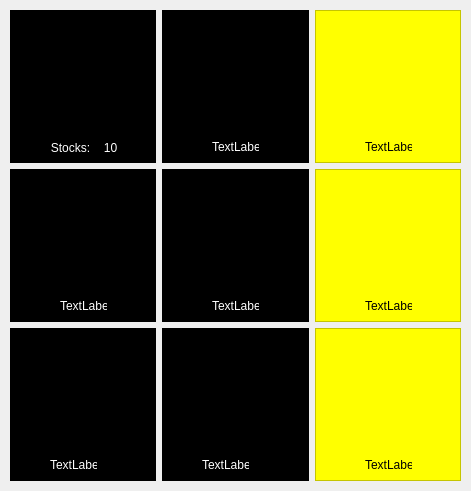
     <widget class="QWidget" name="widget_5" native="true">
      <property name="geometry">
       <rect>
        <x>290</x>
        <y>10</y>
        <width>471</width>
        <height>491</height>
       </rect>
      </property>
      <widget class="QWidget" name="verticalLayoutWidget_2">
       <property name="geometry">
        <rect>
         <x>10</x>
         <y>10</y>
         <width>451</width>
         <height>471</height>
        </rect>
       </property>
       <layout class="QVBoxLayout" name="verticalLayout_2">
        <item>
         <layout class="QHBoxLayout" name="horizontalLayout_8">
          <item>
           <widget class="QFrame" name="frame_7">
            <property name="styleSheet">
             <string notr="true">background-color: rgb(0, 0, 0);</string>
            </property>
            <property name="frameShape">
             <enum>QFrame::StyledPanel</enum>
            </property>
            <property name="frameShadow">
             <enum>QFrame::Raised</enum>
            </property>
            <widget class="QLabel" name="label_29">
             <property name="geometry">
              <rect>
               <x>20</x>
               <y>10</y>
               <width>111</width>
               <height>111</height>
              </rect>
             </property>
             <property name="styleSheet">
              <string notr="true">color: rgb(255, 255, 255);</string>
             </property>
             <property name="text">
              <string/>
             </property>
             <property name="pixmap">
              <pixmap resource="resources.qrc">:/icons/cdm_logo_transparent.png</pixmap>
             </property>
             <property name="scaledContents">
              <bool>true</bool>
             </property>
            </widget>
            <widget class="QLabel" name="label_30">
             <property name="geometry">
              <rect>
               <x>40</x>
               <y>130</y>
               <width>41</width>
               <height>16</height>
              </rect>
             </property>
             <property name="styleSheet">
              <string notr="true">color: rgb(255, 255, 255);</string>
             </property>
             <property name="text">
              <string>Stocks:</string>
             </property>
             <property name="alignment">
              <set>Qt::AlignCenter</set>
             </property>
            </widget>
            <widget class="QLabel" name="label_44">
             <property name="geometry">
              <rect>
               <x>80</x>
               <y>130</y>
               <width>41</width>
               <height>16</height>
              </rect>
             </property>
             <property name="styleSheet">
              <string notr="true">color: rgb(255, 255, 255);</string>
             </property>
             <property name="text">
              <string>10</string>
             </property>
             <property name="alignment">
              <set>Qt::AlignCenter</set>
             </property>
            </widget>
           </widget>
          </item>
          <item>
           <widget class="QFrame" name="frame_8">
            <property name="styleSheet">
             <string notr="true">background-color: rgb(0, 0, 0);</string>
            </property>
            <property name="frameShape">
             <enum>QFrame::StyledPanel</enum>
            </property>
            <property name="frameShadow">
             <enum>QFrame::Raised</enum>
            </property>
            <widget class="QLabel" name="label_32">
             <property name="geometry">
              <rect>
               <x>50</x>
               <y>130</y>
               <width>47</width>
               <height>13</height>
              </rect>
             </property>
             <property name="styleSheet">
              <string notr="true">color: rgb(255, 255, 255);</string>
             </property>
             <property name="text">
              <string>TextLabel</string>
             </property>
            </widget>
            <widget class="QLabel" name="label_31">
             <property name="geometry">
              <rect>
               <x>20</x>
               <y>10</y>
               <width>111</width>
               <height>111</height>
              </rect>
             </property>
             <property name="styleSheet">
              <string notr="true">color: rgb(255, 255, 255);</string>
             </property>
             <property name="text">
              <string/>
             </property>
             <property name="pixmap">
              <pixmap resource="resources.qrc">:/icons/cdm_logo_transparent.png</pixmap>
             </property>
             <property name="scaledContents">
              <bool>true</bool>
             </property>
            </widget>
           </widget>
          </item>
          <item>
           <widget class="QFrame" name="frame_9">
            <property name="styleSheet">
             <string notr="true">background-color: rgb(255, 255, 0);</string>
            </property>
            <property name="frameShape">
             <enum>QFrame::StyledPanel</enum>
            </property>
            <property name="frameShadow">
             <enum>QFrame::Raised</enum>
            </property>
            <widget class="QLabel" name="label_34">
             <property name="geometry">
              <rect>
               <x>50</x>
               <y>130</y>
               <width>47</width>
               <height>13</height>
              </rect>
             </property>
             <property name="styleSheet">
              <string notr="true">color: black;</string>
             </property>
             <property name="text">
              <string>TextLabel</string>
             </property>
            </widget>
            <widget class="QLabel" name="label_33">
             <property name="geometry">
              <rect>
               <x>20</x>
               <y>10</y>
               <width>111</width>
               <height>111</height>
              </rect>
             </property>
             <property name="styleSheet">
              <string notr="true">color: rgb(255, 255, 255);</string>
             </property>
             <property name="text">
              <string/>
             </property>
             <property name="pixmap">
              <pixmap resource="resources.qrc">:/icons/cdm_logo_transparent.png</pixmap>
             </property>
             <property name="scaledContents">
              <bool>true</bool>
             </property>
            </widget>
           </widget>
          </item>
         </layout>
        </item>
        <item>
         <layout class="QHBoxLayout" name="horizontalLayout_7">
          <item>
           <widget class="QFrame" name="frame_5">
            <property name="styleSheet">
             <string notr="true">background-color: rgb(0, 0, 0);</string>
            </property>
            <property name="frameShape">
             <enum>QFrame::StyledPanel</enum>
            </property>
            <property name="frameShadow">
             <enum>QFrame::Raised</enum>
            </property>
            <widget class="QLabel" name="label_26">
             <property name="geometry">
              <rect>
               <x>50</x>
               <y>130</y>
               <width>47</width>
               <height>13</height>
              </rect>
             </property>
             <property name="styleSheet">
              <string notr="true">color: rgb(255, 255, 255);</string>
             </property>
             <property name="text">
              <string>TextLabel</string>
             </property>
            </widget>
            <widget class="QLabel" name="label_39">
             <property name="geometry">
              <rect>
               <x>20</x>
               <y>10</y>
               <width>111</width>
               <height>111</height>
              </rect>
             </property>
             <property name="styleSheet">
              <string notr="true">color: rgb(255, 255, 255);</string>
             </property>
             <property name="text">
              <string/>
             </property>
             <property name="pixmap">
              <pixmap resource="resources.qrc">:/icons/cdm_logo_transparent.png</pixmap>
             </property>
             <property name="scaledContents">
              <bool>true</bool>
             </property>
            </widget>
           </widget>
          </item>
          <item>
           <widget class="QFrame" name="frame_3">
            <property name="styleSheet">
             <string notr="true">background-color: rgb(0, 0, 0);</string>
            </property>
            <property name="frameShape">
             <enum>QFrame::StyledPanel</enum>
            </property>
            <property name="frameShadow">
             <enum>QFrame::Raised</enum>
            </property>
            <widget class="QLabel" name="label_22">
             <property name="geometry">
              <rect>
               <x>50</x>
               <y>130</y>
               <width>47</width>
               <height>13</height>
              </rect>
             </property>
             <property name="styleSheet">
              <string notr="true">color: rgb(255, 255, 255);</string>
             </property>
             <property name="text">
              <string>TextLabel</string>
             </property>
            </widget>
            <widget class="QLabel" name="label_37">
             <property name="geometry">
              <rect>
               <x>20</x>
               <y>10</y>
               <width>111</width>
               <height>111</height>
              </rect>
             </property>
             <property name="styleSheet">
              <string notr="true">color: rgb(255, 255, 255);</string>
             </property>
             <property name="text">
              <string/>
             </property>
             <property name="pixmap">
              <pixmap resource="resources.qrc">:/icons/cdm_logo_transparent.png</pixmap>
             </property>
             <property name="scaledContents">
              <bool>true</bool>
             </property>
            </widget>
           </widget>
          </item>
          <item>
           <widget class="QFrame" name="frame_6">
            <property name="styleSheet">
             <string notr="true">background-color: rgb(255, 255, 0);</string>
            </property>
            <property name="frameShape">
             <enum>QFrame::StyledPanel</enum>
            </property>
            <property name="frameShadow">
             <enum>QFrame::Raised</enum>
            </property>
            <widget class="QLabel" name="label_28">
             <property name="geometry">
              <rect>
               <x>50</x>
               <y>130</y>
               <width>47</width>
               <height>13</height>
              </rect>
             </property>
             <property name="styleSheet">
              <string notr="true">color: black;</string>
             </property>
             <property name="text">
              <string>TextLabel</string>
             </property>
            </widget>
            <widget class="QLabel" name="label_35">
             <property name="geometry">
              <rect>
               <x>20</x>
               <y>10</y>
               <width>111</width>
               <height>111</height>
              </rect>
             </property>
             <property name="styleSheet">
              <string notr="true">color: rgb(255, 255, 255);</string>
             </property>
             <property name="text">
              <string/>
             </property>
             <property name="pixmap">
              <pixmap resource="resources.qrc">:/icons/cdm_logo_transparent.png</pixmap>
             </property>
             <property name="scaledContents">
              <bool>true</bool>
             </property>
            </widget>
           </widget>
          </item>
         </layout>
        </item>
        <item>
         <layout class="QHBoxLayout" name="horizontalLayout_9">
          <item>
           <widget class="QFrame" name="frame_10">
            <property name="styleSheet">
             <string notr="true">background-color: rgb(0, 0, 0);</string>
            </property>
            <property name="frameShape">
             <enum>QFrame::StyledPanel</enum>
            </property>
            <property name="frameShadow">
             <enum>QFrame::Raised</enum>
            </property>
            <widget class="QLabel" name="label_36">
             <property name="geometry">
              <rect>
               <x>40</x>
               <y>130</y>
               <width>47</width>
               <height>13</height>
              </rect>
             </property>
             <property name="styleSheet">
              <string notr="true">color: rgb(255, 255, 255);</string>
             </property>
             <property name="text">
              <string>TextLabel</string>
             </property>
            </widget>
            <widget class="QLabel" name="label_41">
             <property name="geometry">
              <rect>
               <x>10</x>
               <y>10</y>
               <width>111</width>
               <height>111</height>
              </rect>
             </property>
             <property name="styleSheet">
              <string notr="true">color: rgb(255, 255, 255);</string>
             </property>
             <property name="text">
              <string/>
             </property>
             <property name="pixmap">
              <pixmap resource="resources.qrc">:/icons/cdm_logo_transparent.png</pixmap>
             </property>
             <property name="scaledContents">
              <bool>true</bool>
             </property>
            </widget>
           </widget>
          </item>
          <item>
           <widget class="QFrame" name="frame_11">
            <property name="styleSheet">
             <string notr="true">background-color: rgb(0, 0, 0);</string>
            </property>
            <property name="frameShape">
             <enum>QFrame::StyledPanel</enum>
            </property>
            <property name="frameShadow">
             <enum>QFrame::Raised</enum>
            </property>
            <widget class="QLabel" name="label_38">
             <property name="geometry">
              <rect>
               <x>40</x>
               <y>130</y>
               <width>47</width>
               <height>13</height>
              </rect>
             </property>
             <property name="styleSheet">
              <string notr="true">color: rgb(255, 255, 255);</string>
             </property>
             <property name="text">
              <string>TextLabel</string>
             </property>
            </widget>
            <widget class="QLabel" name="label_42">
             <property name="geometry">
              <rect>
               <x>20</x>
               <y>10</y>
               <width>111</width>
               <height>111</height>
              </rect>
             </property>
             <property name="styleSheet">
              <string notr="true">color: rgb(255, 255, 255);</string>
             </property>
             <property name="text">
              <string/>
             </property>
             <property name="pixmap">
              <pixmap resource="resources.qrc">:/icons/cdm_logo_transparent.png</pixmap>
             </property>
             <property name="scaledContents">
              <bool>true</bool>
             </property>
            </widget>
           </widget>
          </item>
          <item>
           <widget class="QFrame" name="frame_12">
            <property name="styleSheet">
             <string notr="true">background-color: rgb(255, 255, 0);</string>
            </property>
            <property name="frameShape">
             <enum>QFrame::StyledPanel</enum>
            </property>
            <property name="frameShadow">
             <enum>QFrame::Raised</enum>
            </property>
            <widget class="QLabel" name="label_40">
             <property name="geometry">
              <rect>
               <x>50</x>
               <y>130</y>
               <width>47</width>
               <height>13</height>
              </rect>
             </property>
             <property name="styleSheet">
              <string notr="true">color: black;</string>
             </property>
             <property name="text">
              <string>TextLabel</string>
             </property>
            </widget>
            <widget class="QLabel" name="label_43">
             <property name="geometry">
              <rect>
               <x>20</x>
               <y>10</y>
               <width>111</width>
               <height>111</height>
              </rect>
             </property>
             <property name="styleSheet">
              <string notr="true">color: rgb(255, 255, 255);</string>
             </property>
             <property name="text">
              <string/>
             </property>
             <property name="pixmap">
              <pixmap resource="resources.qrc">:/icons/cdm_logo_transparent.png</pixmap>
             </property>
             <property name="scaledContents">
              <bool>true</bool>
             </property>
            </widget>
           </widget>
          </item>
         </layout>
        </item>
       </layout>
      </widget>
     </widget>
